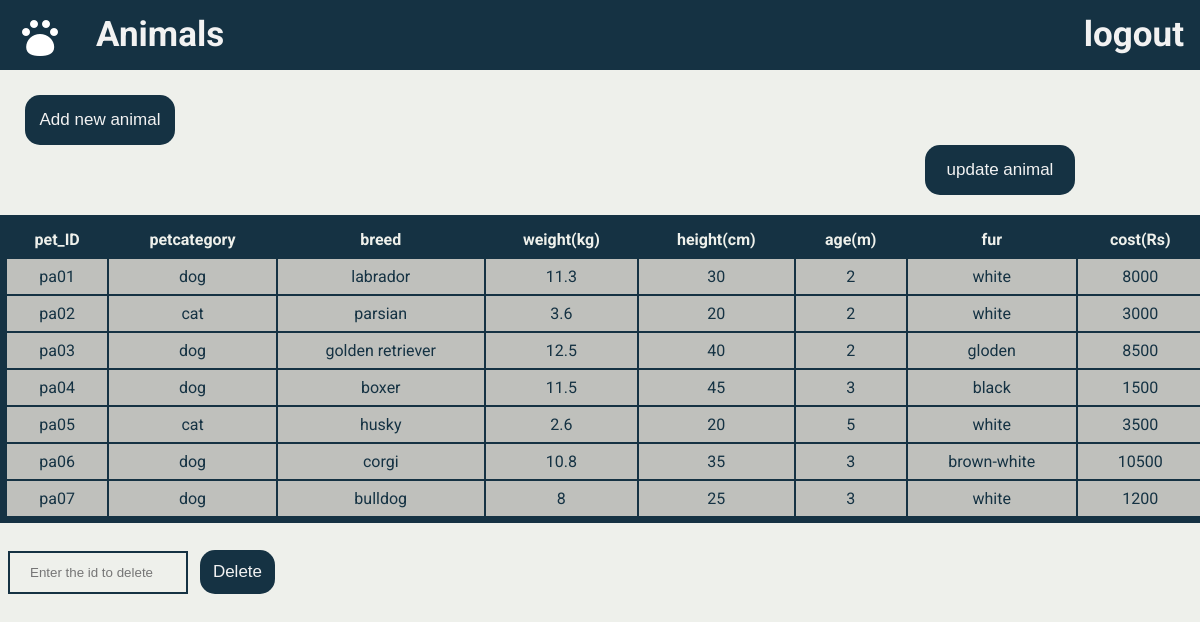
Page /code/animals.php (signed in) on the committed database.
### tables this page shows
CREATE TABLE `animals` (
  `pet_id` varchar(9) NOT NULL,
  `breed` varchar(30) NOT NULL,
  `weight` float NOT NULL,
  `height` float NOT NULL,
  `age` int(11) NOT NULL,
  `fur` varchar(15) NOT NULL
);

CREATE TABLE `pets` (
  `pet_id` varchar(9) NOT NULL,
  `pet_category` varchar(15) NOT NULL,
  `cost` int(11) NOT NULL
);

### code/animals.php (the view, shortened to what this page needs)
<html>
    <head>
</head>
<body>
<div class="topnav">
            <a class="active" href="home.php"><img src="ic_add_pet.png"></a>
            <a href="animals.php">Animals</a>
            <div class="topnav-right">
              <a href="logout.php">logout</a>
            </div>
          </div>
 <div class="custombutton">
<form>
<button  style="  height: 50px;width: 150px;cursor:pointer;border-radius:15px;
border:none;background-color: #153243;color:#f2f2f2;font-size:17px;"formaction="animalsadd.php">Add new
animal</button>
<button   style="margin-left:900px; height: 50px;width: 150px;cursor:pointer;border-radius:15px;
border: none;background-color: #153243;color:#f2f2f2;font-size:17px;"
formaction="animalsupdate.php">update animal</button>
</form>
</div>
    <?php
$con = mysqli_connect("localhost","root","","Petshop_management");
$var=mysqli_query($con,"select P.pet_id,P.pet_category,A.breed,A.weight,A.height,A.age,fur,P.cost from pets P,animals
A where P.pet_id=A.pet_id ");
echo "<table border size=10>";
echo "<tr>
<th style='color:#eef0eb'>pet_ID</th>
<th style='color:#eef0eb'>petcategory</th>
<th style='color:#eef0eb'>breed</th>
<th style='color:#eef0eb'>weight(kg)</th>
<th style='color:#eef0eb'>height(cm)</th>
<th style='color:#eef0eb'>age(m)</th>
<th style='color:#eef0eb'>fur</th>
<th style='color:#eef0eb'>cost(Rs)</th>
</tr>";
if(mysqli_num_rows($var)>0){
    while($arr=mysqli_fetch_row($var))
    { echo "<tr>
    <td >$arr[0]</td>
    <td>$arr[1]</td>
    <td>$arr[2]</td>
    <td>$arr[3]</td>
    <td>$arr[4]</td>
    <td>$arr[5]</td>
    <td>$arr[6]</td>
    <td>$arr[7]</td>
    </tr>";}
    echo "</table>";
}
?>
<div class="lastblock" style="margin-top:25px;">
<form action="deleteanimal.php" method="post">
    <input  id="dbutton" type="text" name="t1" placeholder="Enter the id to delete" required>
    <input  style="width:75px;height:44px;cursor:pointer;border-radius:15px;
border:none;background-color: #153243;color:#f2f2f2;font-size:17px;"type="submit" value="Delete">
</form>
</div>
</body>
</html>

### code/animals.php (style rules this page uses)
body { margin: 0; font-family: 'Roboto', sans-serif; background: #eef0eb; }
.topnav { overflow: hidden; background-color: #153243; height: 70px; border: none; }
.topnav a { float: left; color: #f2f2f2; text-align: center; padding: 14px 16px; text-decoration: none; font-size: 35px; font-weight: bold; }
.topnav-right { float: right; }
table { font-family: 'Roboto', sans-serif; border-collapse: collapse; outline: #153243 solid 5px; background: rgba(0,0,0,0.2); margin:5px ; width:100%; font-weight: 1200; color: #fff; }
td, th { border: 2px solid #153243; text-align: center; padding: 8px; color: #153243; }
th { background-color: #153243; }
.custombutton { margin:25px; }
input[type=text] { width: 15%; padding: 12px 20px; margin: 8px ; background:transparent; border: 2px solid #153243; color:#153243; }

### rows in the picture
animals: pet_id.pet_id "pa01", pet_id.pet_category "dog", breed "labrador", weight "11.3", height "30", age "2", fur "white", pet_id.cost "8000"
animals: pet_id.pet_id "pa02", pet_id.pet_category "cat", breed "parsian", weight "3.6", height "20", age "2", fur "white", pet_id.cost "3000"
animals: pet_id.pet_id "pa03", pet_id.pet_category "dog", breed "golden retriever", weight "12.5", height "40", age "2", fur "gloden", pet_id.cost "8500"
animals: pet_id.pet_id "pa04", pet_id.pet_category "dog", breed "boxer", weight "11.5", height "45", age "3", fur "black", pet_id.cost "1500"
animals: pet_id.pet_id "pa05", pet_id.pet_category "cat", breed "husky", weight "2.6", height "20", age "5", fur "white", pet_id.cost "3500"
animals: pet_id.pet_id "pa06", pet_id.pet_category "dog", breed "corgi", weight "10.8", height "35", age "3", fur "brown-white", pet_id.cost "10500"
animals: pet_id.pet_id "pa07", pet_id.pet_category "dog", breed "bulldog", weight "8", height "25", age "3", fur "white", pet_id.cost "1200"
